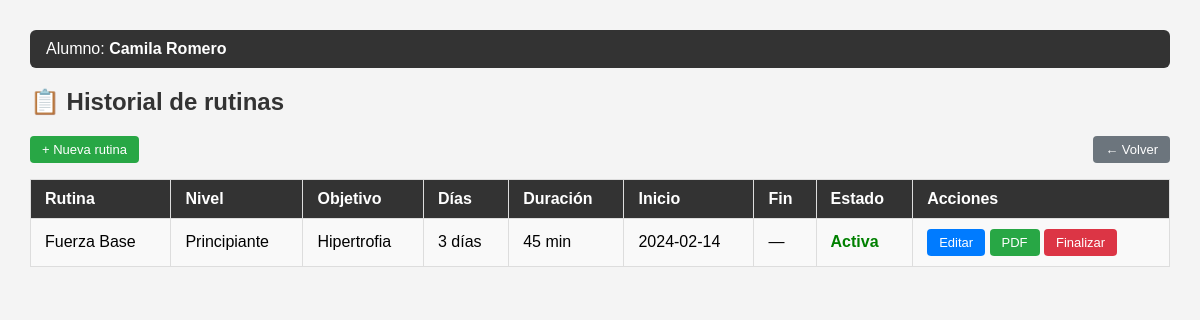
The app's page /historial.php?id_alumno=2 with its own data.
### tables this page shows
CREATE TABLE `alumno` (
  `id_alumno`         int(11)      NOT NULL AUTO_INCREMENT,
  `nombre`            varchar(100) NOT NULL,
  `apellido`          varchar(100) NOT NULL,
  `email`             varchar(150) NOT NULL,
  `fecha_nacimiento`  date         DEFAULT NULL,
  `telefono`          varchar(50)  DEFAULT NULL,
  `perfil_fisico`     longtext DEFAULT NULL CHECK (json_valid(`perfil_fisico`)),
  `fecha_inscripcion` date         DEFAULT NULL,
  `estado`            enum('activo','inactivo','suspendido') DEFAULT 'activo',
  PRIMARY KEY (`id_alumno`),
  UNIQUE KEY `email` (`email`)
);

CREATE TABLE `alumno_rutina` (
  `id_alumno`    int(11) NOT NULL,
  `id_rutina`    int(11) NOT NULL,
  `fecha_inicio` date    NOT NULL,
  `fecha_fin`    date    DEFAULT NULL,
  `estado`       enum('activa','finalizada','pausada') DEFAULT 'activa',
  PRIMARY KEY (`id_alumno`, `id_rutina`, `fecha_inicio`),
  KEY `id_rutina` (`id_rutina`),
  CONSTRAINT `alumno_rutina_ibfk_1` FOREIGN KEY (`id_alumno`) REFERENCES `alumno`  (`id_alumno`) ON DELETE CASCADE,
  CONSTRAINT `alumno_rutina_ibfk_2` FOREIGN KEY (`id_rutina`) REFERENCES `rutina`  (`id_rutina`) ON DELETE CASCADE
);

CREATE TABLE `rutina` (
  `id_rutina`    int(11)      NOT NULL AUTO_INCREMENT,
  `nombre`       varchar(150) NOT NULL,
  `descripcion`  text         DEFAULT NULL,
  `nivel`        enum('principiante','intermedio','avanzado') DEFAULT NULL,
  `duracion_min` int(11)      DEFAULT NULL,
  `objetivo`     enum('perdida_peso','hipertrofia','resistencia','movilidad') DEFAULT NULL,
  `cant_dias`    int(11)      NOT NULL DEFAULT 3,
  PRIMARY KEY (`id_rutina`)
);

### historial.php (the view, shortened to what this page needs)
<?php
require 'db.php';
$id_alumno = isset($_GET['id_alumno']) ? (int)$_GET['id_alumno'] : 0;
$stmt = $conn->prepare("SELECT * FROM alumno WHERE id_alumno = ?");
$stmt->bind_param('i', $id_alumno);
$stmt->execute();
$alumno = $stmt->get_result()->fetch_assoc();
$stmt = $conn->prepare("
    SELECT ar.*, r.nombre, r.nivel, r.objetivo, r.duracion_min, r.cant_dias
    FROM alumno_rutina ar
    JOIN rutina r ON ar.id_rutina = r.id_rutina
    WHERE ar.id_alumno = ?
    ORDER BY ar.fecha_inicio DESC
");
$stmt->bind_param('i', $id_alumno);
$stmt->execute();
$rutinas = $stmt->get_result();
?>
<!DOCTYPE html>
<html lang="es">
<head>
</head>
<body>
<div class="alumno-header">
    Alumno: <strong><?= htmlspecialchars($alumno['nombre'] . ' ' . $alumno['apellido']) ?></strong>
</div>
<h2>📋 Historial de rutinas</h2>
<div class="actions-top">
    <a href="rutina_form.php?id_alumno=<?= $id_alumno ?>" class="btn btn-green">+ Nueva rutina</a>
    <a href="index.php" class="btn btn-gray">← Volver</a>
</div>
<?php if ($rutinas->num_rows === 0): ?>
    <p>Este alumno no tiene rutinas registradas todavía.</p>
<?php else: ?>
<table>
    <tr>
        <th>Rutina</th>
        <th>Nivel</th>
        <th>Objetivo</th>
        <th>Días</th>
        <th>Duración</th>
        <th>Inicio</th>
        <th>Fin</th>
        <th>Estado</th>
        <th>Acciones</th>
    </tr>
    <?php while ($r = $rutinas->fetch_assoc()): ?>
    <tr>
        <td><?= htmlspecialchars($r['nombre']) ?></td>
        <td><?= ucfirst($r['nivel']) ?></td>
        <td><?= str_replace('_', ' ', ucfirst($r['objetivo'])) ?></td>
        <td><?= $r['cant_dias'] ?> días</td>
        <td><?= $r['duracion_min'] ?> min</td>
        <td><?= $r['fecha_inicio'] ?></td>
        <td><?= $r['fecha_fin'] ?? '—' ?></td>
        <td><span class="badge-<?= $r['estado'] ?>"><?= ucfirst($r['estado']) ?></span></td>
        <td>
            <?php if ($r['estado'] === 'activa'): ?>
                <a href="rutina_form.php?id_alumno=<?= $id_alumno ?>&id_rutina=<?= $r['id_rutina'] ?>" class="btn btn-blue">Editar</a>
                <a href="rutina_pdf.php?id_alumno=<?= $id_alumno ?>&id_rutina=<?= $r['id_rutina'] ?>" class="btn btn-green">PDF</a>
                <a href="rutina_delete.php?id_alumno=<?= $id_alumno ?>&id_rutina=<?= $r['id_rutina'] ?>"
                   class="btn btn-red"
                   onclick="return confirm('¿Finalizar esta rutina y pasarla al historial?')">Finalizar</a>
            <?php else: ?>
                <a href="rutina_pdf.php?id_alumno=<?= $id_alumno ?>&id_rutina=<?= $r['id_rutina'] ?>" class="btn btn-green">PDF</a>
            <?php endif; ?>
        </td>
    </tr>
    <?php endwhile; ?>
</table>
<?php endif; ?>
</body>
</html>

### historial.php (style rules this page uses)
body { font-family: Arial, sans-serif; margin: 30px; background: #f4f4f4; }
h2 { color: #333; }
.alumno-header { background: #333; color: #fff; padding: 10px 16px; border-radius: 6px; margin-bottom: 20px; }
table { width: 100%; border-collapse: collapse; background: #fff; }
th, td { padding: 10px 14px; border: 1px solid #ddd; text-align: left; }
th { background: #333; color: #fff; }
tr:nth-child(even) { background: #f9f9f9; }
.badge-activa { color: green; font-weight: bold; }
a { color: #0066cc; text-decoration: none; }
.btn { display: inline-block; padding: 6px 12px; border-radius: 4px; font-size: 13px; }
.btn-blue { background: #007bff; color: #fff; }
.btn-red { background: #dc3545; color: #fff; }
.btn-green { background: #28a745; color: #fff; }
.btn-gray { background: #6c757d; color: #fff; }
.actions-top { display: flex; justify-content: space-between; align-items: center; margin-bottom: 16px; }

### records on screen
alumno: nombre+apellido "Camila Romero"
alumno_rutina: id_rutina.nombre "Fuerza Base", id_rutina.nivel "Principiante", id_rutina.objetivo "Hipertrofia", id_rutina.cant_dias "3", id_rutina.duracion_min "45", fecha_inicio "2024-02-14", fecha_fin "—", estado "Activa"
